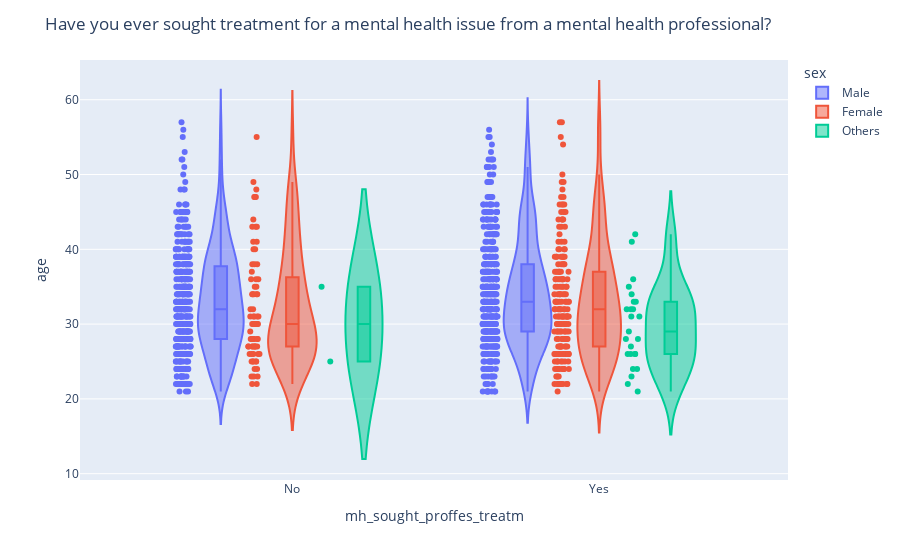

The notebook cell this image was saved under:
### Markdown cell above
**Violin Plot is an engaging type of plot (when clickin on it with your mouse some values are shown) I think that is why it can't be shown on github. I added a png of the plot below, but if you run the code you can see the actual plot.

### Code cell
import plotly.express as px

fig = px.violin(data_age, y="age", x="mh_sought_proffes_treatm", color="sex", box=True, points="all")
fig.update_layout(
    title_text="Have you ever sought treatment for a mental health issue from a mental health professional?")
fig.show()

### Figure 1 — Plotly figure (JSON) as saved in the notebook; plotly's stock layout.template omitted (floating-point values rounded to 4 significant figures; data arrays with more than 128 entries replaced by an {"elided": "..."} marker saying what was removed)
{"data": [{"alignmentgroup": "True", "box": {"visible": true}, "hovertemplate": "sex=Male<br>mh_sought_proffes_treatm=%{x}<br>age=%{y}<extra></extra>", "legendgroup": "Male", "marker": {"color": "#636efa"}, "name": "Male", "offsetgroup": "Male", "orientation": "v", "points": "all", "scalegroup": "True", "showlegend": true, "type": "violin", "x": {"elided": "838 str values"}, "x0": " ", "xaxis": "x", "y": {"elided": "838 int values"}, "y0": " ", "yaxis": "y"}, {"alignmentgroup": "True", "box": {"visible": true}, "hovertemplate": "sex=Female<br>mh_sought_proffes_treatm=%{x}<br>age=%{y}<extra></extra>", "legendgroup": "Female", "marker": {"color": "#EF553B"}, "name": "Female", "offsetgroup": "Female", "orientation": "v", "points": "all", "scalegroup": "True", "showlegend": true, "type": "violin", "x": {"elided": "262 str values"}, "x0": " ", "xaxis": "x", "y": {"elided": "262 int values"}, "y0": " ", "yaxis": "y"}, {"alignmentgroup": "True", "box": {"visible": true}, "hovertemplate": "sex=Others<br>mh_sought_proffes_treatm=%{x}<br>age=%{y}<extra></extra>", "legendgroup": "Others", "marker": {"color": "#00cc96"}, "name": "Others", "offsetgroup": "Others", "orientation": "v", "points": "all", "scalegroup": "True", "showlegend": true, "type": "violin", "x": ["Yes", "Yes", "Yes", "No", "Yes", "Yes", "Yes", "Yes", "Yes", "Yes", "Yes", "Yes", "Yes", "Yes", "Yes", "Yes", "Yes", "Yes", "Yes", "Yes", "Yes", "Yes", "Yes", "Yes", "Yes", "Yes", "No"], "x0": " ", "xaxis": "x", "y": [32, 32, 42, 35, 26, 26, 28, 34, 26, 23, 32, 29, 31, 33, 35, 28, 33, 21, 36, 31, 24, 27, 41, 24, 22, 26, 25], "y0": " ", "yaxis": "y"}], "layout": {"legend": {"title": {"text": "sex"}, "tracegroupgap": 0}, "margin": {"t": 60}, "title": {"text": "Have you ever sought treatment for a mental health issue from a mental health professional?"}, "violinmode": "group", "xaxis": {"anchor": "y", "domain": [0, 1], "title": {"text": "mh_sought_proffes_treatm"}}, "yaxis": {"anchor": "x", "domain": [0, 1], "title": {"text": "age"}}}}
